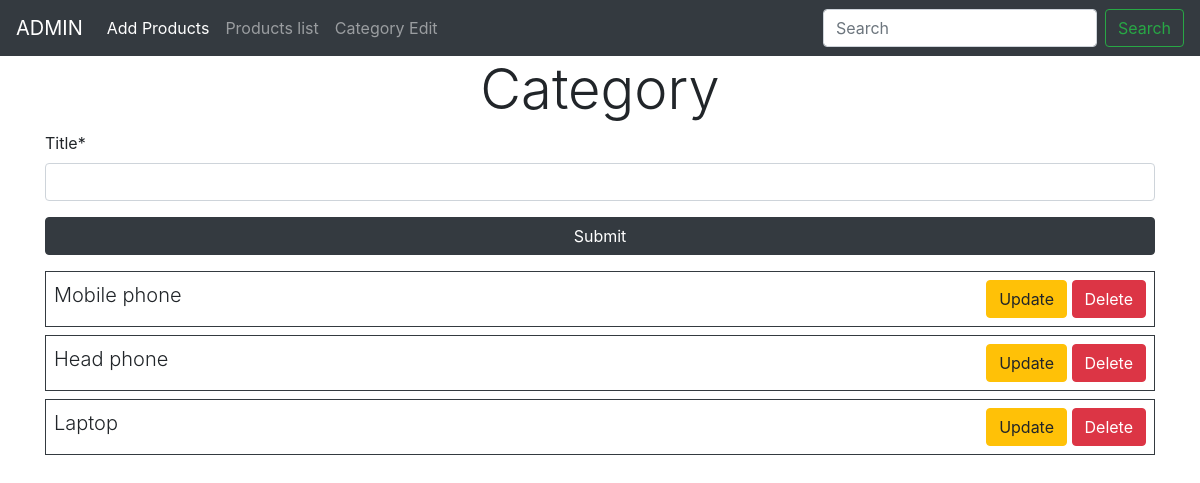
The page /category/ on the database its author committed.
### main/models.py (models this page shows, shortened)
class Category(models.Model):
    title = models.CharField(max_length=50)

### main/views.py (the view)
# urls.py: path('category/', views.category, name='category'),
def category(request):
    form = Categoryform()
    categorys = Category.objects.all()
    if request.method == 'POST':
        form = Categoryform(request.POST)
        if form.is_valid():
            form.save()
            return redirect('category')
    return render(request, 'main/category.html',{'form':form,'categorys':categorys})

### main/forms.py
class Categoryform(forms.ModelForm):
    class Meta:
        model = Category
        fields = '__all__'

### main/templates/main/category.html (shortened to what this page needs)
{% extends "main/base.html" %}
{% load static %}
{% load crispy_forms_tags %}
{% block content %}
<section id="todo">
    <div class="container">
        <div class="row">
            <div class="col-md-12">
                <h1 class="text-center display-4">Category</h1>
            </div>
            <div class="col-md-12">
                <form method="POST">
                    {{ form|crispy }}
                    <input type="submit" class="btn btn-dark btn-block" value="Submit"/>
                </form>
            </div>
             <div class="col-md-12 mt-3">
                <div class="todo-list text-center">
                    {% for category in categorys %}
                        <div class="todo-content border border-dark p-2 mb-2 d-flex justify-content-between">
                            <div>
                                <span class="lead">{{ category.title }}</span>
                            </div>
                            <div>
                                <a href="{% url 'update_category' category.id %}" class="btn btn-warning">Update</a>
                                <form action="{% url 'delete_category' category.id %}" method="POST" class="d-inline-block">
                                    <input type="submit" class="btn btn-danger" value="Delete"/>
                                </form>
                            </div>
                        </div>
                    {% endfor %}
                </div>
            </div>
        </div>
    </div>
</section>
{% endblock %}

### rows shown on the page
Category: title "Mobile phone"
Category: title "Head phone"
Category: title "Laptop"
